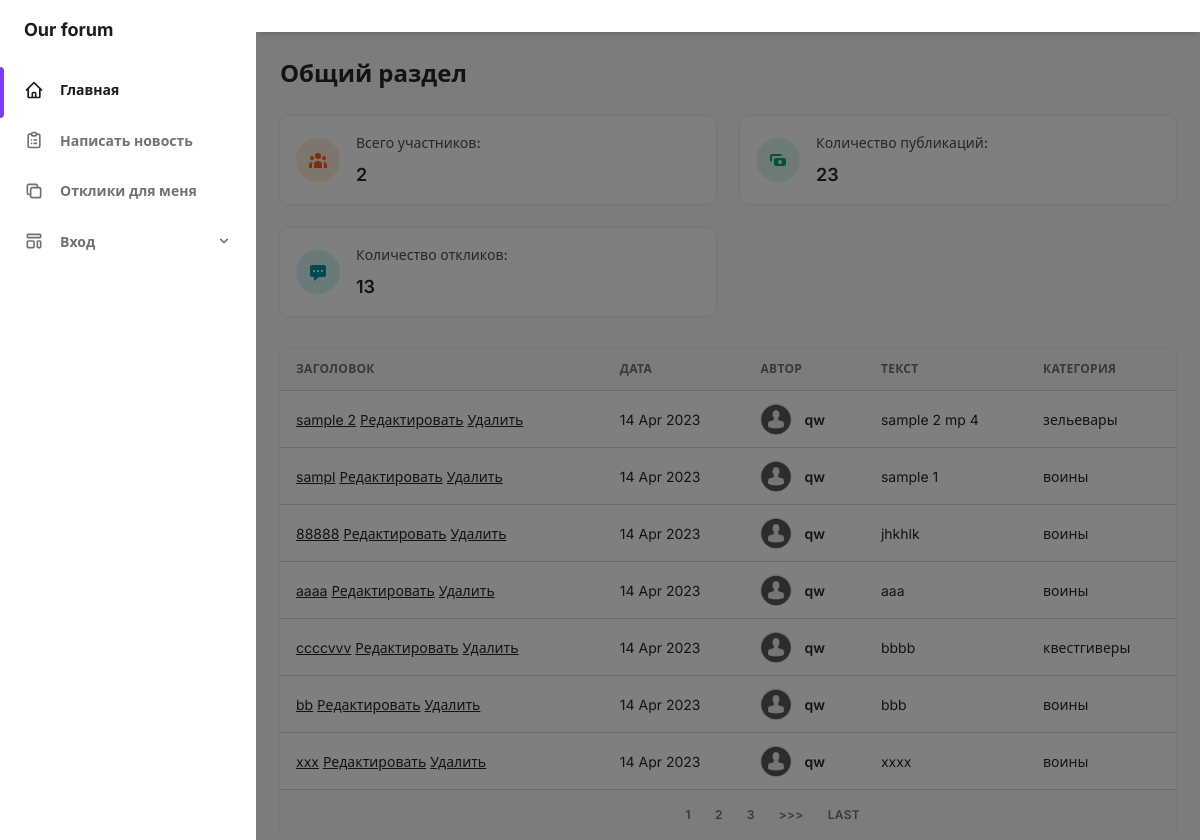
The page / on the database its author committed.
### board/models.py (models this page shows, shortened)
class Message(models.Model):
    author = models.ForeignKey(User, on_delete=models.CASCADE)
    messageDateTime = models.DateTimeField(auto_now_add=True)
    messageTitle = models.CharField(max_length=50)
    messageText = models.TextField()
    imageName = models.CharField(max_length=15, default='image')
    messageImage = models.ImageField(upload_to='images/', null=True, blank=True, verbose_name="")
    imageVideo = models.CharField(max_length=15, default='video')
    messageVideo = models.FileField(upload_to='videos/', null=True, blank=True, verbose_name="")
    messageCategory = models.CharField(max_length=4, choices=msg_types, default=damage_dealer)

### board/views.py (the view)
# urls.py: path('', MessageList.as_view(),  name='messages'),
class MessageList(ListView):
    model = Message
    template_name = 'messages.html'
    context_object_name = 'messages'
    queryset = Message.objects.order_by('-messageDateTime')
    paginate_by = 7
    def get_context_data(self, **kwargs):
        context = super().get_context_data(**kwargs)
        context['msgs_total'] = Message.objects.all().count()
        context['membs_total'] = User.objects.all().count() - 1
        context['psts_total'] = Post.objects.all().count()
        return context

### templates/messages.html (shortened to what this page needs)
{% extends 'flatpages/default.html' %}
{% load static %}
{% block content %}
        <main class="h-full overflow-y-auto">
          <div class="container px-6 mx-auto grid">
            <h2
              class="my-6 text-2xl font-semibold text-gray-700 dark:text-gray-200"
            >
              Общий раздел
            </h2>
            <div class="grid gap-6 mb-8 md:grid-cols-2 xl:grid-cols-4">
              <div
                class="flex items-center p-4 bg-white rounded-lg shadow-xs dark:bg-gray-800"
              >
                <div
                  class="p-3 mr-4 text-orange-500 bg-orange-100 rounded-full dark:text-orange-100 dark:bg-orange-500"
                >
                </div>
                <div>
                  <p
                    class="mb-2 text-sm font-medium text-gray-600 dark:text-gray-400"
                  >
                    Всего участников:
                  </p>
                  <p
                    class="text-lg font-semibold text-gray-700 dark:text-gray-200"
                  >
                    {{ membs_total }}
                  </p>
                </div>
              </div>
              <div
                class="flex items-center p-4 bg-white rounded-lg shadow-xs dark:bg-gray-800"
              >
                <div
                  class="p-3 mr-4 text-green-500 bg-green-100 rounded-full dark:text-green-100 dark:bg-green-500"
                >
                  <svg class="w-5 h-5" fill="currentColor" viewBox="0 0 20 20">
                    <path
                      fill-rule="evenodd"
                      d="M4 4a2 2 0 00-2 2v4a2 2 0 002 2V6h10a2 2 0 00-2-2H4zm2 6a2 2 0 012-2h8a2 2 0 012 2v4a2 2 0 01-2 2H8a2 2 0 01-2-2v-4zm6 4a2 2 0 100-4 2 2 0 000 4z"
                      clip-rule="evenodd"
                    ></path>
                  </svg>
                </div>
                <div>
                  <p
                    class="mb-2 text-sm font-medium text-gray-600 dark:text-gray-400"
                  >
                    Количество публикаций:
                  </p>
                  <p
                    class="text-lg font-semibold text-gray-700 dark:text-gray-200"
                  >
                    {{ msgs_total }}
                  </p>
                </div>
              </div>
              <div
                class="flex items-center p-4 bg-white rounded-lg shadow-xs dark:bg-gray-800"
              >
                <div
                  class="p-3 mr-4 text-teal-500 bg-teal-100 rounded-full dark:text-teal-100 dark:bg-teal-500"
                >
                  <svg class="w-5 h-5" fill="currentColor" viewBox="0 0 20 20">
                    <path
                      fill-rule="evenodd"
                      d="M18 5v8a2 2 0 01-2 2h-5l-5 4v-4H4a2 2 0 01-2-2V5a2 2 0 012-2h12a2 2 0 012 2zM7 8H5v2h2V8zm2 0h2v2H9V8zm6 0h-2v2h2V8z"
                      clip-rule="evenodd"
                    ></path>
                  </svg>
                </div>
                <div>
                  <p
                    class="mb-2 text-sm font-medium text-gray-600 dark:text-gray-400"
                  >
                    Количество откликов:
                  </p>
                  <p
                    class="text-lg font-semibold text-gray-700 dark:text-gray-200"
                  >
                    {{ psts_total }}
                  </p>
                </div>
              </div>
            </div>
            <div class="w-full overflow-hidden rounded-lg shadow-xs">
              <div class="w-full overflow-x-auto">
                {% if messages %}
                <table class="w-full whitespace-no-wrap">
                  <thead>
                    <tr
                      class="text-xs font-semibold tracking-wide text-left text-gray-500 uppercase border-b dark:border-gray-700 bg-gray-50 dark:text-gray-400 dark:bg-gray-800"
                    >
                      <th class="px-4 py-3">Заголовок</th>
                      <th class="px-4 py-3">Дата</th>
                      <th class="px-4 py-3">Автор</th>
                      <th class="px-4 py-3">Текст</th>
                      <th class="px-4 py-3">Категория</th>
                    </tr>
                  </thead>
                  <tbody
                    class="bg-white divide-y dark:divide-gray-700 dark:bg-gray-800"
                  >
                  {% for msg in messages %}
                    <tr class="text-gray-700 dark:text-gray-400">
                      <td class="px-4 py-3 text-sm">
                        <a href="{% url 'message_details' msg.id %}"><u>{{ msg.messageTitle|truncatewords:12 }}</u></a>
                        <a href="{% url 'message_edit' msg.id %}"><u>Редактировать</u></a>
                        <a href="{% url 'message_delete' msg.id %}"><u>Удалить</u></a>
                      </td>
                      <td class="px-4 py-3 text-sm">
                        {{ msg.messageDateTime|date:'d M Y' }}
                      </td>
                      <td class="px-4 py-3">
                        <div class="flex items-center text-sm">
                          <div
                            class="relative hidden w-8 h-8 mr-3 rounded-full md:block"
                          >
                            <img
                              class="object-cover w-full h-full rounded-full"
                              src="{% static 'assets/img/person_avatar.jpg' %}"
                            />
                            <div
                              class="absolute inset-0 rounded-full shadow-inner"
                              aria-hidden="true"
                            ></div>
                          </div>
                          <div>
                            <p class="font-semibold">{{ msg.author.username }}</p>
                          </div>
                        </div>
                      </td>
                      <td class="px-4 py-3 text-sm">
                        {{ msg.messageText|truncatewords:20 }}
                      </td>
                      <td class="px-4 py-3 text-sm">
                        {{ msg.get_messageCategory_display }}
                      </td>
                    </tr>
                  {% endfor %}
                  </tbody>
                </table>
                {% else %}
                  <h3 class="text-xs font-semibold tracking-wide text-left text-gray-500 uppercase border-b dark:border-gray-700 bg-gray-50 dark:text-gray-400 dark:bg-gray-800">
                     Сообщений нет!</h3>
                {% endif %}
              </div>
              <div
                class="grid px-4 py-3 text-xs font-semibold tracking-wide text-gray-500 uppercase border-t dark:border-gray-700 bg-gray-50 sm:grid-cols-9 dark:text-gray-400 dark:bg-gray-800"
              >
                <span class="col-span-2"></span>
                <span class="flex col-span-4 mt-2 sm:mt-auto sm:justify-end">
                  <nav aria-label="Table navigation">
                    <div class="inline-flex items-center">
                      {% if is_paginated %}
                        {% for num in page_obj.paginator.page_range %}
                          {% if page_obj.number == num %}
                            <a class="px-3 py-1 rounded-md focus:outline-none focus:shadow-outline-purple">{{ num }}</a>
                          {% elif num > page_obj.number|add:'-3' and num < page_obj.number|add:'3' %}
                            <a class="px-3 py-1 rounded-md focus:outline-none focus:shadow-outline-purple" href="?page={{ num }}">{{ num }}</a>
                          {% endif %}
                        {% endfor %}
                        {% if page_obj.has_next %}
                          <a class="px-3 py-1 rounded-md rounded-l-lg focus:outline-none focus:shadow-outline-purple" aria-label="Next" href="?page={{ page_obj.next_page_number }}">>>></a>
                          <a class="px-3 py-1 rounded-md rounded-l-lg focus:outline-none focus:shadow-outline-purple" aria-label="Last" href="?page={{ page_obj.paginator.num_pages }}">Last</a>
                        {% endif %}
                      {% endif %}
                    </div>
                  </nav>
                </span>
              </div>
            </div>
          </div>
        </main>
{% endblock content %}

### rows shown on the page
Message: messageTitle "sample 2", messageDateTime "14 Apr 2023", author.username "qw", messageText "sample 2 mp 4", messageCategory "зельевары"
Message: messageTitle "sampl", messageDateTime "14 Apr 2023", author.username "qw", messageText "sample 1", messageCategory "воины"
Message: messageTitle "88888", messageDateTime "14 Apr 2023", author.username "qw", messageText "jhkhlk", messageCategory "воины"
Message: messageTitle "aaaa", messageDateTime "14 Apr 2023", author.username "qw", messageText "aaa", messageCategory "воины"
Message: messageTitle "ccccvvv", messageDateTime "14 Apr 2023", author.username "qw", messageText "bbbb", messageCategory "квестгиверы"
Message: messageTitle "bb", messageDateTime "14 Apr 2023", author.username "qw", messageText "bbb", messageCategory "воины"
Message: messageTitle "xxx", messageDateTime "14 Apr 2023", author.username "qw", messageText "xxxx", messageCategory "воины"

### other values the page prints
{{ membs_total }} "2"
{{ msgs_total }} "23"
{{ psts_total }} "13"
{{ num }} "1"
{{ num }} "2" "3"
